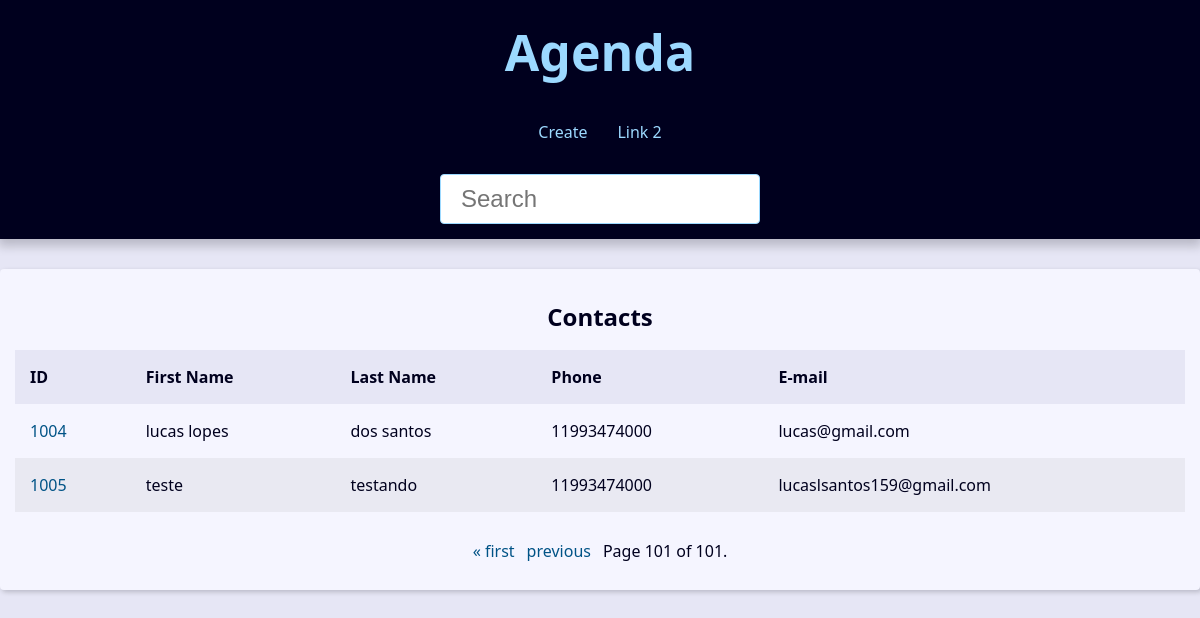
Page /?page=101&q= on the earlier database version.
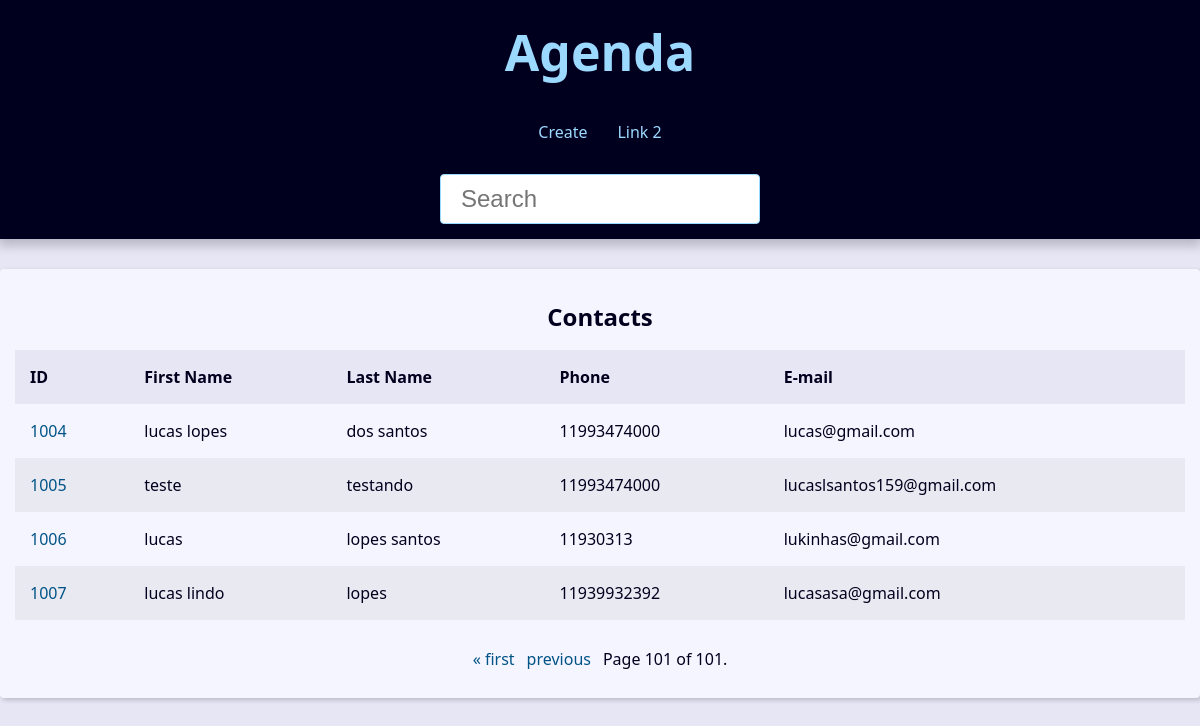
Same page on the later database version.
### contact/models.py (models this page shows, shortened)
class Contact(models.Model):
    first_name = models.CharField(max_length=50)
    last_name = models.CharField(max_length=50)
    phone = models.CharField(max_length=50)
    email = models.EmailField(max_length=254, blank=True)
    created_date = models.DateTimeField(default=timezone.now)
    description = models.TextField(blank=True)
    show = models.BooleanField(default=True)
    picture = models.ImageField(blank=True, upload_to='picture/%Y/%m/')
    category = models.ForeignKey(Category, on_delete=models.SET_NULL, blank=True, null=True)
    owner =  models.ForeignKey(User, on_delete=models.SET_NULL, blank=True, null=True)

### contact/views/contact_views.py (the view)
# urls.py: path('', views.index, name='index'),# type:ignore
def index(request):
    contacts = Contact.objects.all().filter(show=True).order_by('id')
    paginator = Paginator(contacts, 10)
    page_number = request.GET.get("page")
    page_obj = paginator.get_page(page_number)
    context = {
        'page_obj': page_obj,
        'site_title':'Contatos - '
    }
    return render(request,'contact/index.html', context )

### contact/templates/contact/index.html
{% extends "global/base.html" %}
{% block content %}
{% if page_obj %}
<div class="responsive-table">
    <table class="contacts-table">
    <caption class="table-caption">
        Contacts
    </caption>
    <thead>
        <tr class="table-row table-row-header">
            <th class="table-header">ID</th>
            <th class="table-header">First Name</th>
            <th class="table-header">Last Name</th>
            <th class="table-header">Phone</th>
            <th class="table-header">E-mail</th>
        </tr>
    </thead>
    <tbody>
        {% for contact in page_obj%}
        <tr class="table-row">
            <td class="table-cel">
                <a class="table-link" href="{% url "contact:contact" contact.id %}">
                    {{contact.id}}
                </a>
            </td>
            <td class="table-cel">
                {{contact.first_name}}
            </td>
            <td class="table-cel">
                {{contact.last_name}}
            </td>
            <td class="table-cel">
                {{contact.phone}}
            </td>
            <td class="table-cel">
                {{contact.email}}
            </td>
        </tr>
        {% endfor %}
    </tbody>
</table>
</div>
{% else %}
<div class="single-contact">
    <h1 class="single-contact-name">
        Nenhum contato encontrado.
    </h1>
</div>
{% endif %}
{% endblock content %}

Differences in the rows shown:
added Contact: id "1006", first_name "lucas", last_name "lopes santos", phone "11930313", email "lukinhas@gmail.com"
added Contact: id "1007", first_name "lucas lindo", last_name "lopes", phone "11939932392", email "lucasasa@gmail.com"
